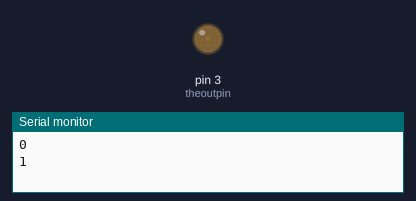
The sketch below on a simulated Arduino Uno, built with avr-gcc and run on an emulated ATmega328P. Parts: output pins drawn as LEDs (lit = HIGH), the last lines printed to the serial monitor.

Above: at 0.05 s.
At 1.95 s:
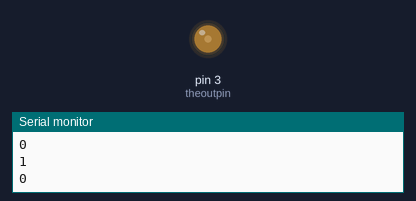
At 3.85 s:
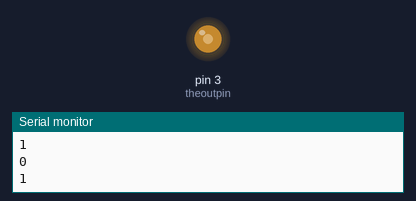
At 7.65 s:
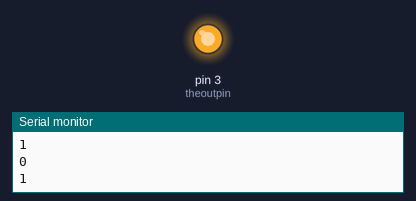
Timing chart, 0 to 10.0 s (numbered marks = the images above):
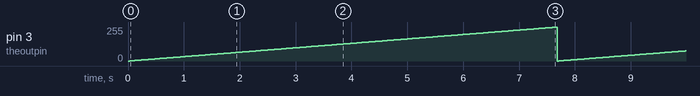

The sketch:

C_arduino3.ino
```cpp
int i;
int t;
int a;

// this is the pin i'm lighting the LED with
int theoutpin = 3;

void setup()
{
  i = 0;
  t = 1000;
  a = 0;
  Serial.begin(9600); // this starts the serial system
  pinMode(theoutpin, OUTPUT); // set pin 3 to be an output
}

void loop()
{
  // pin and the value (0 or 1, LOW or HIGH)
  analogWrite(theoutpin, a);
  Serial.println(i);
  i = 1-i; // flip from 0 to 1
  t = t * 0.9; // reduce to 90% of previous rate
  if(t<1) t=1000;
  a = (a+1)%255;
//  delay(t);
  delay(30);
}
```

Measured:
- by itself, pin 3 (theoutpin): ramps from 0/255 to 254/255 and jumps back, once every 7.7 s
